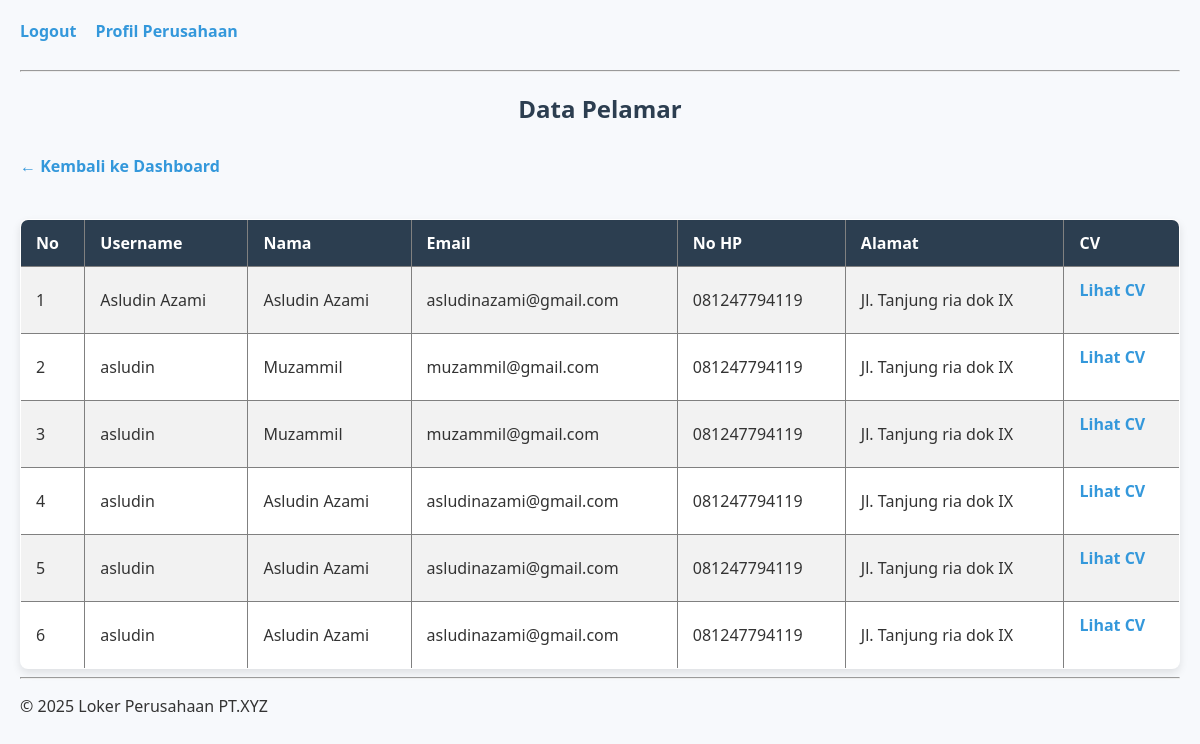
The page /loker_perusahaan/admin/data_pelamar.php (signed in) on the database its author committed.
### tables this page shows
CREATE TABLE `pelamar` (
  `id_pelamar` int(11) NOT NULL,
  `id_user` int(11) DEFAULT NULL,
  `nama` varchar(100) DEFAULT NULL,
  `email` varchar(100) DEFAULT NULL,
  `no_hp` varchar(20) DEFAULT NULL,
  `alamat` text DEFAULT NULL,
  `cv_file` varchar(255) DEFAULT NULL,
  `id_lowongan` int(11) DEFAULT NULL
);

CREATE TABLE `user` (
  `id_user` int(11) NOT NULL,
  `user` varchar(50) DEFAULT NULL,
  `pass` varchar(255) DEFAULT NULL,
  `akses` enum('admin','user','departemen') DEFAULT NULL
);

### loker_perusahaan/admin/data_pelamar.php (the view, shortened to what this page needs)
<?php
include '../config/koneksi.php';
include '../includes/header.php';
$query = "
    SELECT p.id_pelamar, u.user, p.nama, p.email, p.no_hp, p.alamat, p.cv_file
    FROM pelamar p
    JOIN user u ON p.id_user = u.id_user
    ORDER BY p.id_pelamar DESC
";
$result = mysqli_query($koneksi, $query);
?>
<!DOCTYPE html>
<html>
<head>
    <link rel="stylesheet" href="../assets/css/admin/data_pelamar.css">
</head>
<body>
    <h2>Data Pelamar</h2>
    <a href="../pages/dashboard_admin.php">← Kembali ke Dashboard</a><br><br>
    <table border="1" cellpadding="10">
        <tr>
            <th>No</th>
            <th>Username</th>
            <th>Nama</th>
            <th>Email</th>
            <th>No HP</th>
            <th>Alamat</th>
            <th>CV</th>
        </tr>
        <?php
        $no = 1;
        while ($row = mysqli_fetch_assoc($result)) {
        ?>
        <tr>
            <td><?= $no++ ?></td>
            <td><?= htmlspecialchars($row['user']) ?></td>
            <td><?= htmlspecialchars($row['nama']) ?></td>
            <td><?= htmlspecialchars($row['email']) ?></td>
            <td><?= htmlspecialchars($row['no_hp']) ?></td>
            <td><?= nl2br(htmlspecialchars($row['alamat'])) ?></td>
            <td>
                <?php if ($row['cv_file']) : ?>
                    <a href="../uploads/<?= htmlspecialchars($row['cv_file']) ?>" target="_blank">Lihat CV</a>
                <?php else : ?>
                    Tidak Ada CV
                <?php endif; ?>
            </td>
        </tr>
        <?php } ?>
    </table>
</body>
</html>
<?php include '../includes/footer.php'; ?>

### loker_perusahaan/includes/header.php (shortened to what this page needs)
<!DOCTYPE html>
<html>
<head>
</head>
<body>
<nav>
    <a href="../auth/logout.php">Logout</a>
    <a href="../pages/profil.php">Profil Perusahaan</a>
</nav>
<hr>

### loker_perusahaan/includes/footer.php
<hr>
<footer>
    <p>&copy; <?= date("Y") ?> Loker Perusahaan PT.XYZ</p>
</footer>
</body>
</html>

### loker_perusahaan/assets/css/admin/data_pelamar.css (style rules this page uses)
body { font-family: 'Segoe UI', Tahoma, Geneva, Verdana, sans-serif; background-color: #f7f9fc; color: #333; margin: 0; padding: 20px; }
h2 { text-align: center; margin-bottom: 30px; color: #2c3e50; }
a { display: inline-block; margin-bottom: 20px; color: #3498db; text-decoration: none; font-weight: bold; }
table { width: 100%; border-collapse: collapse; background-color: #fff; border-radius: 8px; overflow: hidden; box-shadow: 0 4px 8px rgba(0, 0, 0, 0.1); }
table th, table td { padding: 12px 15px; text-align: left; }
table th { background-color: #2c3e50; color: #fff; font-weight: bold; }
table tr:nth-child(even) { background-color: #f2f2f2; }

### loker_perusahaan/includes/header.php (style rules this page uses)
body { font-family: Arial, sans-serif; padding: 20px; }
nav a { margin-right: 15px; text-decoration: none; }

### rows shown on the page
pelamar: id_user.user "Asludin Azami", nama "Asludin Azami", email "asludinazami@gmail.com", no_hp "081247794119", alamat "Jl. Tanjung ria dok IX"
pelamar: id_user.user "asludin", nama "Muzammil", email "muzammil@gmail.com", no_hp "081247794119", alamat "Jl. Tanjung ria dok IX"
pelamar: id_user.user "asludin", nama "Muzammil", email "muzammil@gmail.com", no_hp "081247794119", alamat "Jl. Tanjung ria dok IX"
pelamar: id_user.user "asludin", nama "Asludin Azami", email "asludinazami@gmail.com", no_hp "081247794119", alamat "Jl. Tanjung ria dok IX"
pelamar: id_user.user "asludin", nama "Asludin Azami", email "asludinazami@gmail.com", no_hp "081247794119", alamat "Jl. Tanjung ria dok IX"
pelamar: id_user.user "asludin", nama "Asludin Azami", email "asludinazami@gmail.com", no_hp "081247794119", alamat "Jl. Tanjung ria dok IX"
